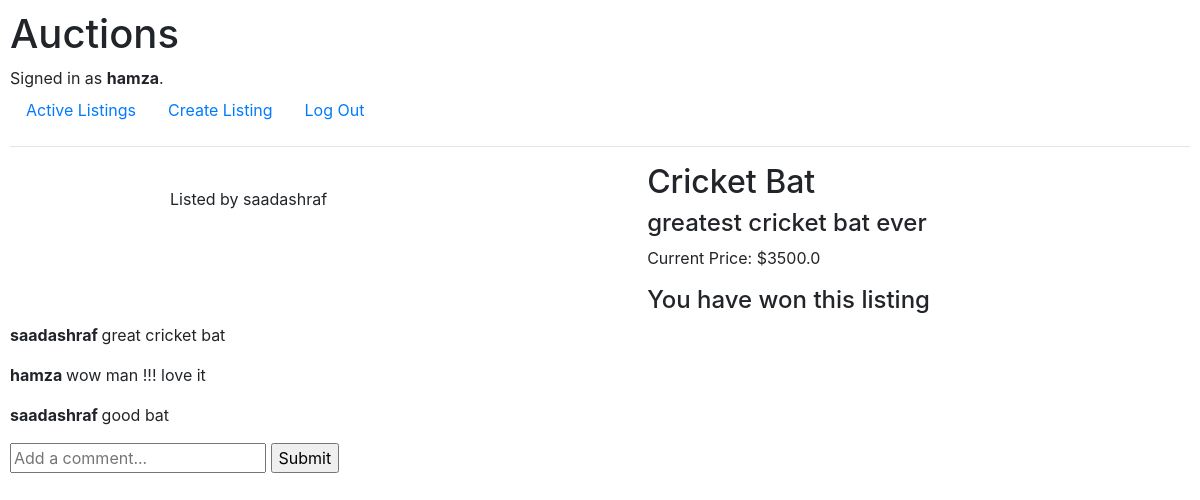
/listing/2 (signed in), run on the app's committed database.
### auctions/models.py (models this page shows, shortened)
class User(AbstractUser):
    pass

class Listing(models.Model):
    title = models.CharField(max_length=80)
    description = models.TextField()
    starting_bid = models.FloatField()
    current_price = models.FloatField()
    user = models.ForeignKey(User, on_delete=models.CASCADE, related_name="listings")
    imageUrl = models.TextField(blank=True)
    category = models.ForeignKey(Category, on_delete=models.CASCADE, related_name="listings", blank=True)
    is_closed = models.BooleanField(default=False)
    winner = models.ForeignKey(User, on_delete=models.SET_NULL, null=True, related_name="won_auctions")
    watch_lists = models.ManyToManyField(WatchList, related_name="listings")

class Bid(models.Model):
    listing_id = models.ForeignKey(Listing, on_delete=models.CASCADE, related_name="bids")
    bid_amount = models.FloatField()
    user = models.ForeignKey(User, on_delete=models.CASCADE, related_name="bids")

class Comment(models.Model):
    listing_id = models.ForeignKey(Listing, on_delete=models.CASCADE, related_name="comments")
    comment = models.TextField()
    user = models.ForeignKey(User, on_delete=models.CASCADE, related_name="comments")

### auctions/views.py (the view, shortened to what this page needs)
# urls.py: path("listing/<id>", views.listing, name="listing")
def listing(request, id):
    listing = Listing.objects.get(id=id)
    listing_bids = listing.bids.all()
    return render(request, "auctions/listing.html", {
        "listing": listing,
        "price": max(listing_bids, key=lambda x: x.bid_amount).bid_amount if bool(listing_bids) else listing.starting_bid,
        "min_bid": max(listing_bids, key=lambda x: x.bid_amount).bid_amount+1 if bool(listing_bids) else listing.starting_bid,
        "close_auction": bool(request.user == listing.user and bool(listing_bids)),
        "won_auction": bool(listing.winner == request.user),
        "comments": listing.comments.all(),
        "add_to_watchlist": bool(listing.user != request.user and not listing.is_closed),
        "remove_from_watchlist": bool(request.user.is_authenticated and request.user != listing.user and listing in request.user.watch_list.listings.all())
    })

### auctions/templates/auctions/listing.html (shortened to what this page needs)
{% extends "auctions/layout.html" %}
{% block body %}
    <div class="listing">
        <div class="listing__container">
            <div class="listing__containerLeft">
                <p>Listed by {{ listing.user.username }}</p>
            </div>
            <div class="listing__containerRight">
                <div class="listing__containerRightDetails">
                    <h2>{{ listing.title }}</h2>
                    <h4>{{ listing.description }}</h4>
                </div>
                <div class="listing__containerRightBidding">
                    <p>Current Price: ${{ price }}</p>
                    {% if not listing.is_closed %}
                    {% if close_auction %}
                        <form action="{% url 'listing' listing.id %}" method="post">
                            {% csrf_token %}
                            <input type="submit" name="close" value="Close Auction">
                        </form>
                    {% elif user.is_authenticated and user != listing.user %}
                    <div class="listing__bid">
                        <form action="{% url 'listing' listing.id %}" method="post">
                            {% csrf_token %}
                            <input required min="{{ min_bid }}" name="bid_amount" type="number" placeholder="Bid Amount">
                            <input type="submit" value="Make a Bid">
                        </form>
                    </div>
                    {% elif not user.is_authenticated %}
                    <p>Sign in to make a bid</p>
                    {% endif %}
                    {% elif won_auction %}
                    <div class="winning__message">
                        <h4>You have won this listing</h4>
                    </div>
                    {% endif %}
                </div>
            </div>
        </div>
        <div class="listing__comments">
            {% for comment in comments %}
            <div class="listing__comment">
                <p><strong>{{comment.user.username}} </strong>{{comment.comment}}</p>
            </div>
            {% endfor %}
            {% if user.is_authenticated %}
            <div class="listing__commentBox">
                <form action="{% url 'listing' listing.id %}" method="post">
                    <input type="text" name="comment" placeholder="Add a comment...">
                    <input type="submit" name="addComment">
                </form>
            </div>
            {% endif %}
        </div>
    </div>
{% endblock %}

### auctions/templates/auctions/layout.html (shortened to what this page needs)
{% load static %}
<!DOCTYPE html>
<html lang="en">
    <head>
        <link rel="stylesheet" href="https://stackpath.bootstrapcdn.com/bootstrap/4.4.1/css/bootstrap.min.css">
        <link href="{% static 'auctions/styles.css' %}" rel="stylesheet">
    </head>
    <body>
        <h1>Auctions</h1>
        <div>
            {% if user.is_authenticated %}
                Signed in as <strong>{{ user.username }}</strong>.
            {% else %}
                Not signed in.
            {% endif %}
        </div>
        <ul class="nav">
            <li class="nav-item">
                <a class="nav-link" href="{% url 'index' %}">Active Listings</a>
            </li>
            {% if user.is_authenticated %}
                <li class="nav-item">
                    <a class="nav-link" href="{% url 'create' %}">Create Listing</a>
                </li>
                <li class="nav-item">
                    <a class="nav-link" href="{% url 'logout' %}">Log Out</a>
                </li>
            {% endif %}
        </ul>
        <hr>
        {% block body %}
        {% endblock %}
    </body>
</html>

### auctions/static/auctions/styles.css (style rules this page uses)
body { padding: 10px; }
.listing__container { display: flex; justify-content: space-around; width: 90vw; }
.listing__containerRight { display: flex; flex-direction: column; justify-content: space-between; }

### data on the page
User: username "hamza"
Listing: user.username "saadashraf", title "Cricket Bat", description "greatest cricket bat ever"
Bid: bid_amount "3500.0"
Comment: user.username "saadashraf", comment "great cricket bat"
Comment: user.username "hamza", comment "wow man !!! love it"
Comment: user.username "saadashraf", comment "good bat"
